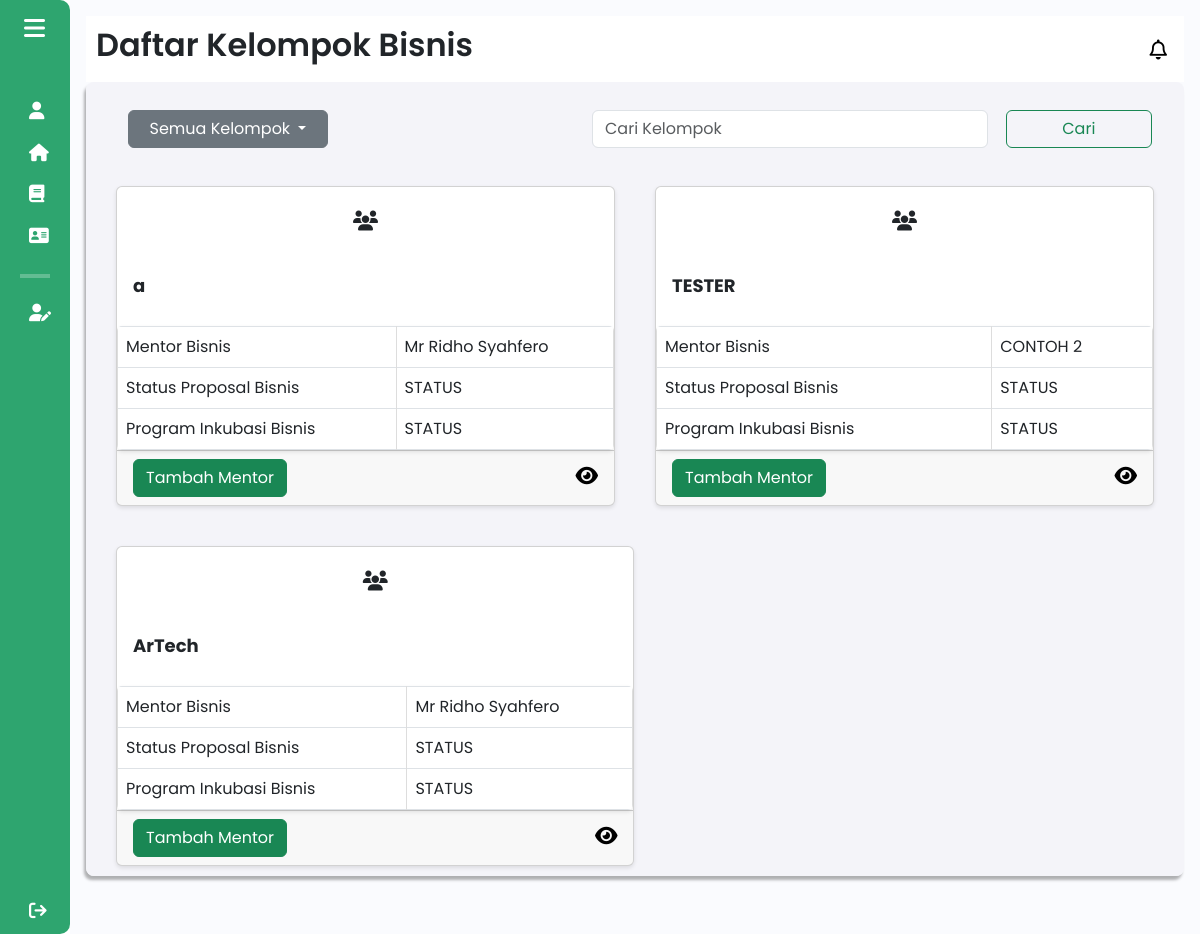
The page /components/pages/mentorbisnis/daftar_kelompok_bisnis_mentor.php (signed in) on the database as committed earlier.
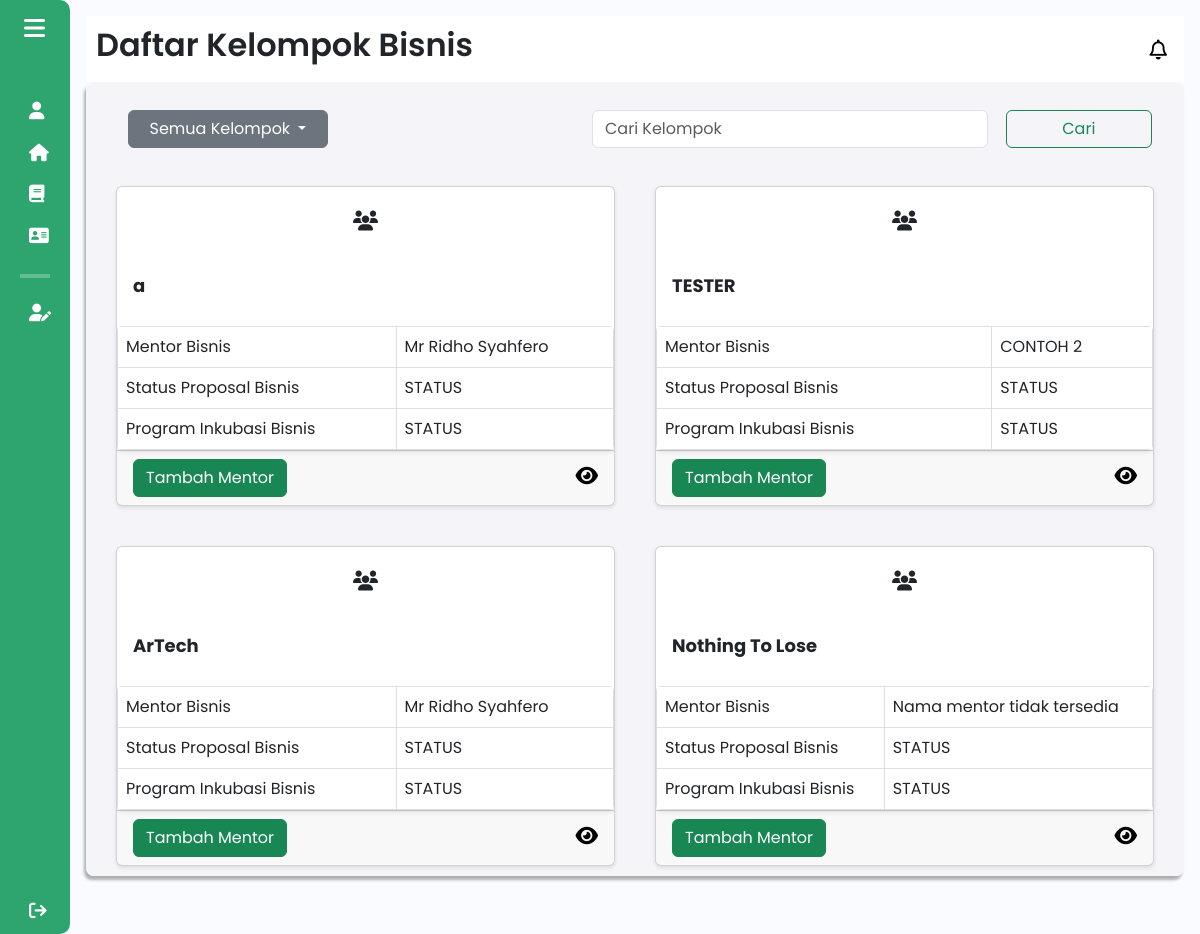
The same page on the database as committed later.
### tables this page shows
CREATE TABLE `kelompok_bisnis` (
  `id_kelompok` int(11) NOT NULL,
  `npm_ketua` varchar(20) DEFAULT NULL,
  `nama_kelompok` varchar(50) DEFAULT NULL,
  `nama_bisnis` varchar(50) DEFAULT NULL,
  `logo_bisnis` varchar(255) DEFAULT NULL,
  `tahun_akademik_id` int(11) DEFAULT NULL,
  `kategori_bisnis` varchar(255) DEFAULT NULL,
  `sdg` varchar(255) DEFAULT NULL,
  `ide_bisnis` varchar(255) DEFAULT NULL,
  `id_mentor` int(11) DEFAULT NULL
);

CREATE TABLE `mentor` (
  `id` int(11) NOT NULL,
  `user_id` int(11) NOT NULL,
  `nama` varchar(100) NOT NULL,
  `nidn` varchar(15) NOT NULL,
  `email` varchar(100) DEFAULT NULL,
  `contact` varchar(15) DEFAULT NULL,
  `keahlian` varchar(100) DEFAULT NULL,
  `fakultas` varchar(100) DEFAULT NULL,
  `prodi` varchar(100) DEFAULT NULL,
  `foto_profile` varchar(255) DEFAULT NULL
);

### components/pages/mentorbisnis/daftar_kelompok_bisnis_mentor.php (the view, shortened to what this page needs)
<?php
include $_SERVER['DOCUMENT_ROOT'] . '/Aplikasi-Kewirausahaan/config/db_connection.php';
$user_role = $_SESSION['role'];
if ($user_role === 'Tutor') {
    $sql = "
        SELECT * FROM kelompok_bisnis
        WHERE id_mentor = (SELECT id FROM mentor WHERE user_id = ?)
    ";
} else {
    $sql = "SELECT * FROM kelompok_bisnis";
}
$stmt = $conn->prepare($sql);
$stmt->execute();
$result = $stmt->get_result();
?>
<!DOCTYPE html>
<html lang="en">
<head>
    <link href="https://cdn.lineicons.com/4.0/lineicons.css" rel="stylesheet" />
    <link href="https://cdn.jsdelivr.net/npm/bootstrap@5.3.0-alpha3/dist/css/bootstrap.min.css" rel="stylesheet"
>
    <link rel="stylesheet" href="/Aplikasi-Kewirausahaan/assets/css/daftar_kelompok.css">
    <div class="toast-container position-fixed top-0 end-0 p-3" id="toast-container">
    </div>
</head>
<body>
    <div class="wrapper">
        <?php
        include 'sidebar_mentor.php';
        ?>
        <div class="main p-3">
            <div class="main_header">
                <?php
                include 'header_mentor.php';
                ?>
            </div>
            <div class="main_wrapper">
                <div class="nav_main_wrapper">
                    <nav class="navbar navbar-expand-lg">
                        <div class="container-fluid">
                            <div class="dropdown">
                                <button class="btn btn-secondary dropdown-toggle text-white" type="button"
                                        id="dropdownMenuButton" data-bs-toggle="dropdown" aria-expanded="false">
                                    Semua Kelompok
                                </button>
                            </div>
                            <form class="d-flex" role="search">
                                <input class="form-control me-2" type="search" placeholder="Cari Kelompok" aria-label="Search">
                                <button class="btn btn-outline-success" type="submit">Cari</button>
                            </form>
                        </div>
                    </nav>
                </div>
                <?php
                if ($result->num_rows > 0) {
                    while ($row = $result->fetch_assoc()) {
                        $id_kelompok = $row['id_kelompok'];
                        $id_mentor = $row['id_mentor'];
                        $mentorQuery = "
                            SELECT m.nama AS nama_mentor
                            FROM mentor m
                            WHERE m.id = '" . $id_mentor . "' LIMIT 1";
                        $mentorResult = mysqli_query($conn, $mentorQuery);
                        $mentor = mysqli_fetch_assoc($mentorResult);
                        $namaMentor = $mentor['nama_mentor'] ?? 'Nama mentor tidak tersedia';
                        echo '
                        <div class="card" style="width: 45%; margin: 10px;">
                            <div class="card-icon text-center py-4">
                                <i class="fa-solid fa-users"></i>
                            </div>
                            <div class="card-body m-0">
                                <h5 class="card-title">' . htmlspecialchars($row['nama_kelompok']) . '</h5>
                            </div>
                            <table class="table table-bordered m-0 styled-table">
                                <tbody>
                                    <tr>
                                        <td>Mentor Bisnis</td>
                                        <td>' . ($namaMentor) . '</td>
                                    </tr>
                                    <tr>
                                        <td>Status Proposal Bisnis</td>
                                        <td>STATUS</td>
                                    </tr>
                                    <tr>
                                        <td>Program Inkubasi Bisnis</td>
                                        <td>STATUS</td>
                                    </tr>
                                </tbody>
                            </table>
                            <div class="card-footer">';
                        if ($_SESSION['role'] == 'Dosen Pengampu') {
                            echo '<button class="btn btn-success" data-bs-toggle="modal" data-bs-target="#mentorModal' . $id_kelompok . '">Tambah Mentor</button>';
                        }
                        echo '<a href="detail_kelompok.php?id_kelompok=' . $id_kelompok . '">
                                <i class="fa-solid fa-eye detail-icon" data-bs-toggle="tooltip" data-bs-custom-class="custom-tooltip" data-bs-title="Lihat Kelompok Bisnis"></i>
                            </a>';
                        echo '</div>';
                        echo '</div>';
                    }
                }
                ?>
            </div>
        </div>
    </div>
</body>
</html>

Rows that differ between the two databases and show on the page:
added kelompok_bisnis: nama_kelompok "Nothing To Lose", namaMentor "Nama mentor tidak tersedia"
